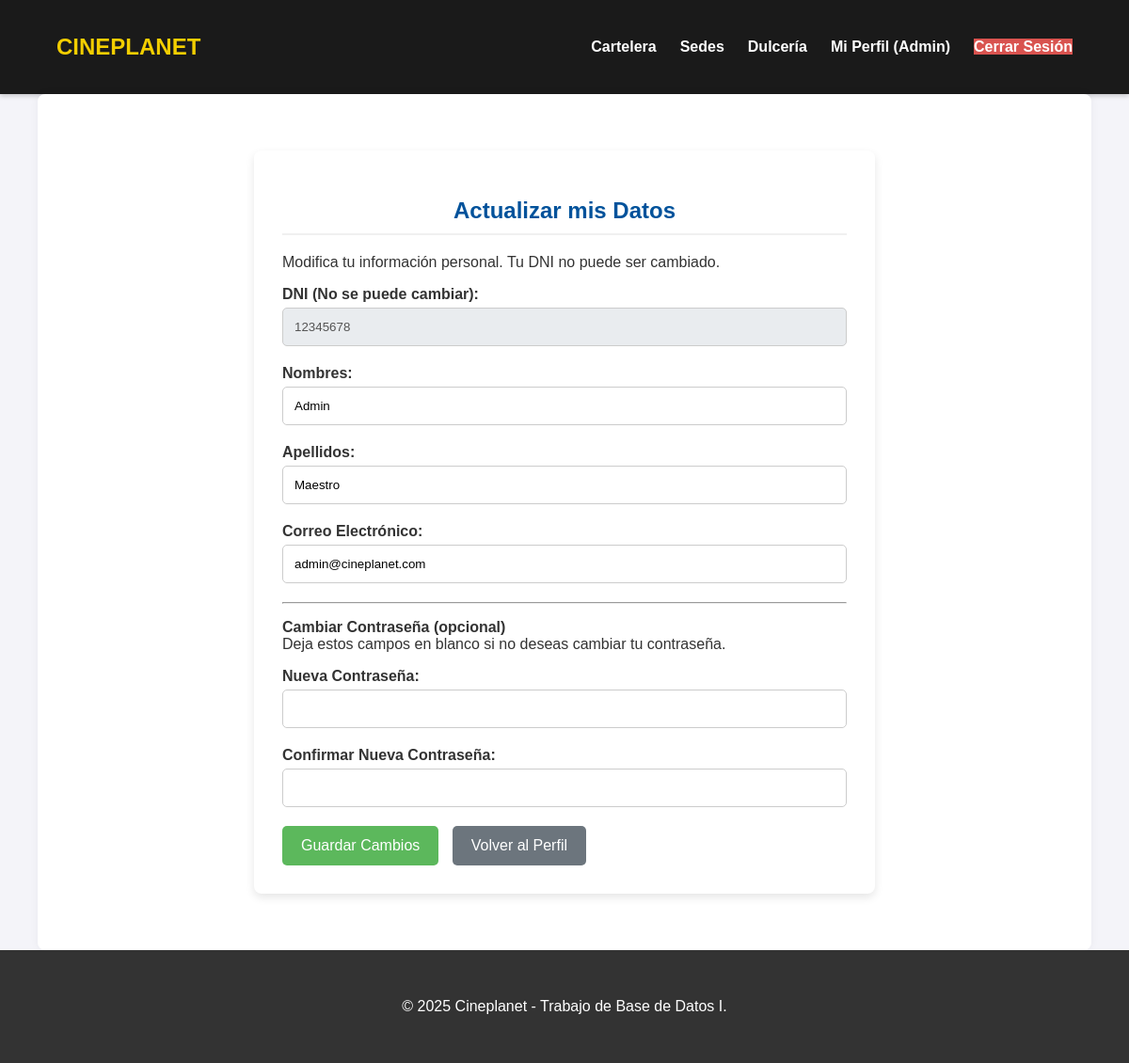
The app's page /actualizar_perfil.php (signed in) with its own data.
### tables this page shows
CREATE TABLE Cliente (
    DNI CHAR(8) PRIMARY KEY,
    nombre VARCHAR(100) NOT NULL,
    apellidos VARCHAR(100) NOT NULL,
    email VARCHAR(100) UNIQUE NOT NULL,
    password VARCHAR(255) NOT NULL,  
    es_admin BOOLEAN DEFAULT FALSE,  
    fecha_registro TIMESTAMP DEFAULT CURRENT_TIMESTAMP
);

### actualizar_perfil.php (the view, shortened to what this page needs)
<?php
require_once 'includes/public_header.php';
$dni_cliente = $_SESSION['user_dni'];
$sql_user = "SELECT nombre, apellidos, email FROM Cliente WHERE DNI = ?";
$stmt_user = $conn->prepare($sql_user);
$stmt_user->bind_param("s", $dni_cliente);
$stmt_user->execute();
$user_data = $stmt_user->get_result()->fetch_assoc();
?>
<div class="form-page-container">
    <h2>Actualizar mis Datos</h2>
    <p>Modifica tu información personal. Tu DNI no puede ser cambiado.</p>
    <form class="styled-form" action="actualizar_perfil.php" method="POST">
        <div class="form-group">
            <label for="dni">DNI (No se puede cambiar):</label>
            <input type="text" id="dni" name="dni" value="<?php echo htmlspecialchars($dni_cliente); ?>" readonly disabled>
        </div>
        <div class="form-group">
            <label for="nombre">Nombres:</label>
            <input type="text" id="nombre" name="nombre" value="<?php echo htmlspecialchars($user_data['nombre']); ?>" required>
        </div>
        <div class="form-group">
            <label for="apellidos">Apellidos:</label>
            <input type="text" id="apellidos" name="apellidos" value="<?php echo htmlspecialchars($user_data['apellidos']); ?>" required>
        </div>
        <div class="form-group">
            <label for="email">Correo Electrónico:</label>
            <input type="email" id="email" name="email" value="<?php echo htmlspecialchars($user_data['email']); ?>" required>
        </div>
        <hr>
        <p><strong>Cambiar Contraseña (opcional)</strong><br>Deja estos campos en blanco si no deseas cambiar tu contraseña.</p>
        <div class="form-group">
            <label for="password">Nueva Contraseña:</label>
            <input type="password" id="password" name="password">
        </div>
        <div class="form-group">
            <label for="password_confirm">Confirmar Nueva Contraseña:</label>
            <input type="password" id="password_confirm" name="password_confirm">
        </div>
        <button type="submit" class="btn">Guardar Cambios</button>
        <a href="perfil_socio.php" class="btn-secondary">Volver al Perfil</a>
    </form>
</div>
<?php
require_once 'includes/footer.php';
?>

### css/style.css (style rules this page uses)
body { font-family: Arial, sans-serif; background-color: #f4f4f9; margin: 0; color: #333; display: flex; flex-direction: column; min-height: 100vh; }
h2 { color: #00529b; border-bottom: 2px solid #f0f0f0; padding-bottom: 10px; }
.btn { background-color: #5cb85c; color: white; padding: 12px 20px; border: none; border-radius: 5px; cursor: pointer; font-size: 16px; transition: background-color 0.3s; }
.form-page-container { max-width: 600px; margin: 40px auto; padding: 30px; background-color: #fff; border-radius: 8px; box-shadow: 0 4px 10px rgba(0, 0, 0, 0.1); }
.form-page-container h2 { text-align: center; }
.styled-form .form-group { margin-bottom: 20px; }
.styled-form label { display: block; margin-bottom: 5px; font-weight: bold; }
.styled-form input { width: 100%; padding: 12px; border: 1px solid #ccc; border-radius: 5px; box-sizing: border-box; }
.btn-secondary { display: inline-block; background-color: #6c757d; color: white; padding: 12px 20px; border: none; border-radius: 5px; cursor: pointer; font-size: 16px; text-decoration: none; text-align: center; margin-left: 10px; transition: background-color 0.3s; }
.styled-form input:disabled { background-color: #e9ecef; cursor: not-allowed; }

### records on screen
cliente: nombre "Admin", apellidos "Maestro", email "admin@cineplanet.com"

### other values on screen
$_SESSION['user_nombre'] "Admin"
